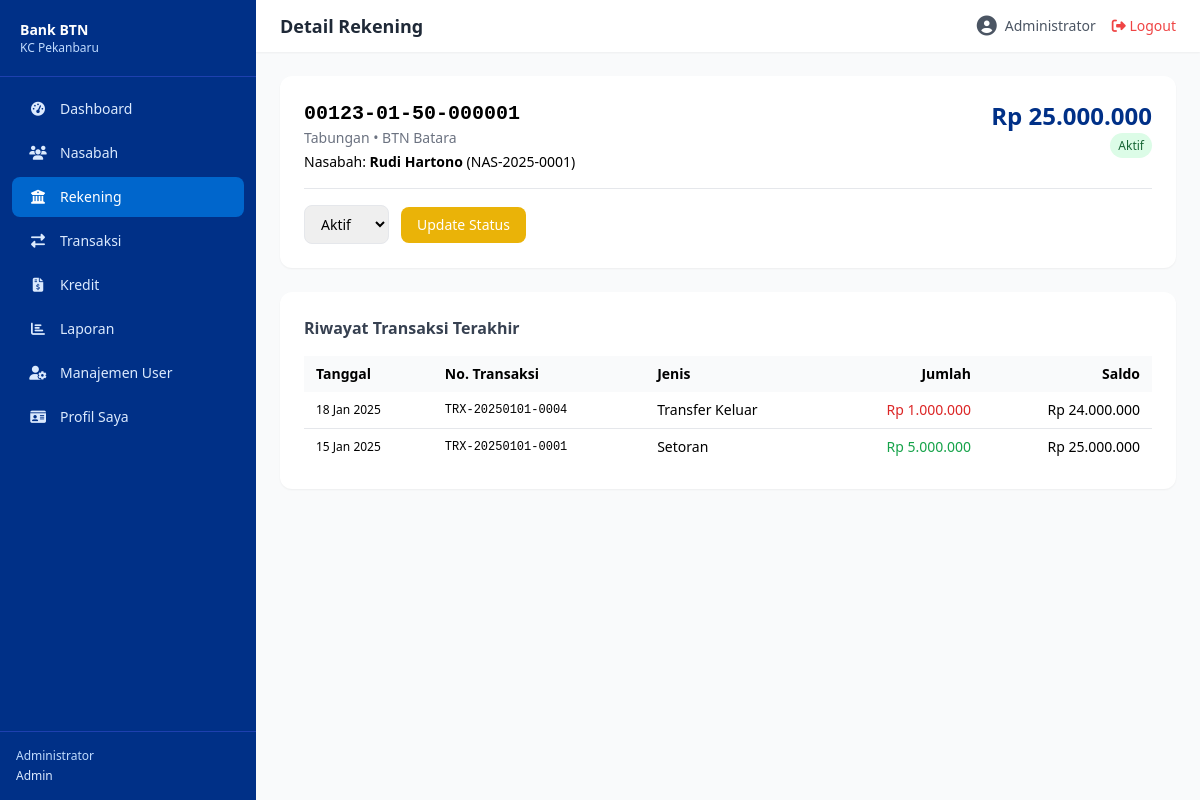
The app's page /public/rekening/detail/1 (signed in) with its own data.
### tables this page shows
CREATE TABLE rekening (
    id BIGINT UNSIGNED AUTO_INCREMENT PRIMARY KEY,
    no_rekening VARCHAR(20) NOT NULL UNIQUE,
    nasabah_id BIGINT UNSIGNED NOT NULL,
    jenis_rekening ENUM('tabungan','giro','deposito','batara') NOT NULL DEFAULT 'tabungan',
    nama_produk VARCHAR(100) NULL,
    saldo DECIMAL(15,2) NOT NULL DEFAULT 0.00,
    saldo_minimum DECIMAL(15,2) DEFAULT 50000.00,
    mata_uang VARCHAR(5) NOT NULL DEFAULT 'IDR',
    tanggal_buka DATE NOT NULL,
    tanggal_tutup DATE NULL,
    status ENUM('aktif','beku','tutup') NOT NULL DEFAULT 'aktif',
    keterangan TEXT NULL,
    created_by BIGINT UNSIGNED NULL,
    created_at TIMESTAMP DEFAULT CURRENT_TIMESTAMP,
    updated_at TIMESTAMP DEFAULT CURRENT_TIMESTAMP ON UPDATE CURRENT_TIMESTAMP,
    FOREIGN KEY (nasabah_id) REFERENCES nasabah(id) ON DELETE CASCADE,
    FOREIGN KEY (created_by) REFERENCES users(id) ON DELETE SET NULL,
    INDEX idx_nasabah (nasabah_id),
    INDEX idx_status (status)
);

CREATE TABLE nasabah (
    id BIGINT UNSIGNED AUTO_INCREMENT PRIMARY KEY,
    no_nasabah VARCHAR(20) NOT NULL UNIQUE,
    nik VARCHAR(16) NOT NULL UNIQUE,
    nama_lengkap VARCHAR(255) NOT NULL,
    tempat_lahir VARCHAR(100) NULL,
    tanggal_lahir DATE NOT NULL,
    jenis_kelamin ENUM('L','P') NOT NULL,
    agama VARCHAR(20) NULL,
    status_perkawinan ENUM('lajang','menikah','cerai') DEFAULT 'lajang',
    pekerjaan VARCHAR(100) NULL,
    penghasilan_bulanan DECIMAL(15,2) NULL,
    no_telepon VARCHAR(20) NOT NULL,
    email VARCHAR(255) NULL,
    alamat TEXT NOT NULL,
    rt_rw VARCHAR(10) NULL,
    kelurahan VARCHAR(100) NULL,
    kecamatan VARCHAR(100) NULL,
    kota_kabupaten VARCHAR(100) NOT NULL,
    provinsi VARCHAR(100) NOT NULL,
    kode_pos VARCHAR(10) NULL,
    no_ktp_path VARCHAR(500) NULL,
    status ENUM('aktif','nonaktif','blacklist') NOT NULL DEFAULT 'aktif',
    created_by BIGINT UNSIGNED NULL,
    updated_by BIGINT UNSIGNED NULL,
    created_at TIMESTAMP DEFAULT CURRENT_TIMESTAMP,
    updated_at TIMESTAMP DEFAULT CURRENT_TIMESTAMP ON UPDATE CURRENT_TIMESTAMP,
    deleted_at TIMESTAMP NULL,
    FOREIGN KEY (created_by) REFERENCES users(id) ON DELETE SET NULL,
    FOREIGN KEY (updated_by) REFERENCES users(id) ON DELETE SET NULL,
    INDEX idx_nik (nik),
    INDEX idx_nama (nama_lengkap),
    INDEX idx_status (status)
);

CREATE TABLE transaksi (
    id BIGINT UNSIGNED AUTO_INCREMENT PRIMARY KEY,
    no_transaksi VARCHAR(30) NOT NULL UNIQUE,
    rekening_id BIGINT UNSIGNED NOT NULL,
    rekening_tujuan_id BIGINT UNSIGNED NULL,
    jenis_transaksi ENUM('setoran','penarikan','transfer_masuk','transfer_keluar') NOT NULL,
    jumlah DECIMAL(15,2) NOT NULL,
    saldo_sebelum DECIMAL(15,2) NOT NULL,
    saldo_sesudah DECIMAL(15,2) NOT NULL,
    keterangan VARCHAR(255) NULL,
    tanggal_transaksi DATETIME NOT NULL DEFAULT CURRENT_TIMESTAMP,
    teller_id BIGINT UNSIGNED NOT NULL,
    status ENUM('sukses','batal','pending') NOT NULL DEFAULT 'sukses',
    created_at TIMESTAMP DEFAULT CURRENT_TIMESTAMP,
    FOREIGN KEY (rekening_id) REFERENCES rekening(id) ON DELETE CASCADE,
    FOREIGN KEY (rekening_tujuan_id) REFERENCES rekening(id) ON DELETE SET NULL,
    FOREIGN KEY (teller_id) REFERENCES users(id),
    INDEX idx_rekening (rekening_id),
    INDEX idx_tanggal (tanggal_transaksi),
    INDEX idx_jenis (jenis_transaksi)
);

### core/Controller.php (called while the page is built, shortened)
<?php
class Controller {
    protected function view(string $view, array $data = []): void {
        extract($data);
        $viewFile = '../app/views/' . str_replace('.', '/', $view) . '.php';
        require_once $viewFile;
    }
}

### app/controllers/RekeningController.php (called while the page is built, shortened)
<?php
class RekeningController extends Controller {
    private Rekening $model;
    public function __construct() {
        $this->model = new Rekening();
    }
    public function detail($id = null): void {
        $rekening = $this->model->getDetail((int)$id);
        $trxModel = new Transaksi();
        $this->view('rekening.detail', [
            'title' => 'Detail Rekening',
            'rekening' => $rekening,
            'transaksi' => $trxModel->getByRekening((int)$id, 20),
        ]);
    }
}

### core/App.php (called while the page is built, shortened)
<?php
class App {
    protected $method = 'index';
    public function __construct() {
        $url = $this->parseUrl();
        $controllerMap = [
            'auth'       => 'AuthController',
            'dashboard'  => 'DashboardController',
            'nasabah'    => 'NasabahController',
            'rekening'   => 'RekeningController',
            'transaksi'  => 'TransaksiController',
            'kredit'     => 'KreditController',
            'laporan'    => 'LaporanController',
            'users'      => 'UserController',
            'profile'    => 'ProfileController',
        ];
        if ($url && isset($controllerMap[$url[0]])) {
            $ctrlClass = $controllerMap[$url[0]];
            $ctrlFile = '../app/controllers/' . $ctrlClass . '.php';
            if (file_exists($ctrlFile)) {
                unset($url[0]);
            }
        } else if ($url && !isset($controllerMap[$url[0]])) {
            $ctrlFile = '../app/controllers/DashboardController.php';
            if (file_exists($ctrlFile)) {
                require_once $ctrlFile;
            }
        } else {
            $ctrlFile = '../app/controllers/DashboardController.php';
            if (file_exists($ctrlFile)) {
                require_once $ctrlFile;
            }
        }
        $ctrl = new $this->controller;
        if (isset($url[1]) && method_exists($ctrl, $url[1])) {
            $this->method = $url[1];
            unset($url[1]);
        }
        $this->params = $url ? array_values($url) : [];
        call_user_func_array([$ctrl, $this->method], $this->params);
    }
    protected function parseUrl(): array {
        if (isset($_GET['url'])) {
            return explode('/', filter_var(rtrim($_GET['url'], '/'), FILTER_SANITIZE_URL));
        }
        return [];
    }
}

### public/index.php (called while the page is built, shortened)
<?php
require_once __DIR__ . '/../app/config/Database.php';
require_once __DIR__ . '/../core/Model.php';
require_once __DIR__ . '/../core/Controller.php';
require_once __DIR__ . '/../core/App.php';
require_once __DIR__ . '/../app/helpers/Auth.php';
require_once __DIR__ . '/../app/helpers/Helper.php';
require_once __DIR__ . '/../app/models/Rekening.php';
require_once __DIR__ . '/../app/models/Transaksi.php';
require_once __DIR__ . '/../app/controllers/RekeningController.php';
$app = new App();

### app/config/Database.php (called while the page is built)
<?php
class Database {
    private static ?Database $instance = null;
    private PDO $conn;
    private function __construct() {
        try {
            $this->conn = new PDO(
                "mysql:host=" . DB_HOST . ";dbname=" . DB_NAME . ";charset=utf8mb4",
                DB_USER, DB_PASS,
                [
                    PDO::ATTR_ERRMODE            => PDO::ERRMODE_EXCEPTION,
                    PDO::ATTR_DEFAULT_FETCH_MODE => PDO::FETCH_ASSOC,
                    PDO::ATTR_EMULATE_PREPARES   => false,
                ]
            );
        } catch (PDOException $e) {
            die('Koneksi database gagal: ' . $e->getMessage());
        }
    }
    public static function getInstance(): self {
        if (self::$instance === null) {
            self::$instance = new self();
        }
        return self::$instance;
    }
    public function getConnection(): PDO {
        return $this->conn;
    }
}

### core/Model.php (called while the page is built, shortened)
<?php
class Model {
    public function __construct() {
        $this->db = Database::getInstance()->getConnection();
    }
}

### app/models/Rekening.php (called while the page is built, shortened)
<?php
class Rekening extends Model {
    public function getDetail(int $id): ?array {
        $stmt = $this->db->prepare("SELECT r.*, n.nama_lengkap, n.no_nasabah FROM rekening r JOIN nasabah n ON r.nasabah_id = n.id WHERE r.id = ?");
        $stmt->execute([$id]);
        return $stmt->fetch(PDO::FETCH_ASSOC) ?: null;
    }
}

### app/helpers/Auth.php (called while the page is built, shortened)
<?php
class Auth {
    public static function check(): bool {
        return isset($_SESSION['user_id']);
    }
    public static function role(): ?string {
        return $_SESSION['user']['role_name'] ?? null;
    }
}

### app/models/Transaksi.php (called while the page is built, shortened)
<?php
class Transaksi extends Model {
    public function getByRekening(int $rekeningId, int $limit = 10): array {
        $stmt = $this->db->prepare("SELECT t.*, u.nama as nama_teller FROM transaksi t JOIN users u ON t.teller_id = u.id WHERE t.rekening_id = ? ORDER BY t.tanggal_transaksi DESC LIMIT ?");
        $stmt->execute([$rekeningId, $limit]);
        return $stmt->fetchAll(PDO::FETCH_ASSOC);
    }
}

### app/views/rekening/detail.php (the view, shortened to what this page needs)
<?php require_once '../app/views/layouts/header.php'; $r = $rekening; ?>
<div class="max-w-4xl mx-auto">
    <div class="bg-white rounded-xl shadow-sm p-6 mb-6">
        <div class="flex justify-between items-start">
            <div>
                <h2 class="text-xl font-bold font-mono"><?= $r['no_rekening'] ?></h2>
                <p class="text-sm text-gray-500 capitalize"><?= $r['jenis_rekening'] ?> • <?= $r['nama_produk'] ?: '-' ?></p>
                <p class="text-sm mt-1">Nasabah: <strong><?= htmlspecialchars($r['nama_lengkap']) ?></strong> (<?= $r['no_nasabah'] ?>)</p>
            </div>
            <div class="text-right">
                <p class="text-2xl font-bold text-btn-primary"><?= Helper::formatRupiah($r['saldo']) ?></p>
                <?= Helper::getStatusBadge($r['status']) ?>
            </div>
        </div>
        <?php if(in_array(Auth::role(), ['admin','backoffice'])): ?>
        <form method="POST" action="<?= BASE_URL ?>/rekening/updateStatus/<?= $r['id'] ?>" class="mt-4 pt-4 border-t flex items-center gap-3">
            <select name="status" class="px-3 py-2 border rounded-lg text-sm">
                <option value="aktif" <?= $r['status']==='aktif'?'selected':'' ?>>Aktif</option>
            </select>
            <button type="submit" class="px-4 py-2 bg-yellow-500 text-white rounded-lg text-sm hover:bg-yellow-600">Update Status</button>
        </form>
        <?php endif; ?>
    </div>
    <div class="bg-white rounded-xl shadow-sm p-6">
        <h3 class="font-semibold text-gray-700 mb-4">Riwayat Transaksi Terakhir</h3>
        <table class="w-full text-sm">
            <thead class="bg-gray-50"><tr><th class="px-3 py-2 text-left">Tanggal</th><th class="px-3 py-2 text-left">No. Transaksi</th><th class="px-3 py-2 text-left">Jenis</th><th class="px-3 py-2 text-right">Jumlah</th><th class="px-3 py-2 text-right">Saldo</th></tr></thead>
            <tbody class="divide-y">
                <?php foreach($transaksi as $t): ?>
                <tr>
                    <td class="px-3 py-2 text-xs"><?= Helper::formatTanggal($t['tanggal_transaksi']) ?></td>
                    <td class="px-3 py-2 font-mono text-xs"><?= $t['no_transaksi'] ?></td>
                    <td class="px-3 py-2 capitalize"><?= str_replace('_',' ',$t['jenis_transaksi']) ?></td>
                    <td class="px-3 py-2 text-right <?= in_array($t['jenis_transaksi'],['setoran','transfer_masuk'])?'text-green-600':'text-red-600' ?>"><?= Helper::formatRupiah($t['jumlah']) ?></td>
                    <td class="px-3 py-2 text-right"><?= Helper::formatRupiah($t['saldo_sesudah']) ?></td>
                </tr>
                <?php endforeach; ?>
            </tbody>
        </table>
    </div>
</div>
<?php require_once '../app/views/layouts/footer.php'; ?>

### app/helpers/Helper.php (shortened to what this page needs)
<?php
class Helper {
    public static function formatTanggal(?string $date): string {
        $months = ['Jan','Feb','Mar','Apr','Mei','Jun','Jul','Agu','Sep','Okt','Nov','Des'];
        $ts = strtotime($date);
        return date('d', $ts) . ' ' . $months[(int)date('m', $ts) - 1] . ' ' . date('Y', $ts);
    }
    public static function formatRupiah($amount): string {
        return 'Rp ' . number_format((float)$amount, 0, ',', '.');
    }
    public static function getStatusBadge(string $status): string {
        $colors = [
            'aktif' => 'bg-green-100 text-green-800',
            'nonaktif' => 'bg-gray-100 text-gray-800',
            'blacklist' => 'bg-red-100 text-red-800',
            'beku' => 'bg-yellow-100 text-yellow-800',
            'tutup' => 'bg-red-100 text-red-800',
            'sukses' => 'bg-green-100 text-green-800',
            'batal' => 'bg-red-100 text-red-800',
            'pending' => 'bg-yellow-100 text-yellow-800',
            'lancar' => 'bg-green-100 text-green-800',
            'perhatian_khusus' => 'bg-yellow-100 text-yellow-800',
            'kurang_lancar' => 'bg-orange-100 text-orange-800',
            'diragukan' => 'bg-red-100 text-red-700',
            'macet' => 'bg-red-100 text-red-800',
            'lunas' => 'bg-blue-100 text-blue-800',
            'belum_bayar' => 'bg-yellow-100 text-yellow-800',
            'terlambat' => 'bg-red-100 text-red-800',
        ];
        $class = $colors[$status] ?? 'bg-gray-100 text-gray-800';
        $label = ucfirst(str_replace('_', ' ', $status));
        return "<span class=\"px-2 py-1 rounded-full text-xs font-medium {$class}\">{$label}</span>";
    }
}

### records on screen
rekening: no_rekening "00123-01-50-000001", jenis_rekening "Tabungan", nama_produk "BTN Batara", nasabah.nama_lengkap "Rudi Hartono", nasabah.no_nasabah "NAS-2025-0001", saldo "Rp 25.000.000", status "Aktif"
transaksi: tanggal_transaksi "18 Jan 2025", no_transaksi "TRX-20250101-0004", jenis_transaksi "Transfer Keluar", jumlah "Rp 1.000.000", saldo_sesudah "Rp 24.000.000"
transaksi: tanggal_transaksi "15 Jan 2025", no_transaksi "TRX-20250101-0001", jenis_transaksi "Setoran", jumlah "Rp 5.000.000", saldo_sesudah "Rp 25.000.000"

### other values on screen
$menu['label'] "Dashboard"
$menu['label'] "Nasabah"
$menu['label'] "Rekening"
$menu['label'] "Transaksi"
$menu['label'] "Kredit"
$menu['label'] "Laporan"
$menu['label'] "Manajemen User"
$menu['label'] "Profil Saya"
Auth::user()['nama'] "Administrator"
Auth::role() "Admin"
$title "Detail Rekening"
